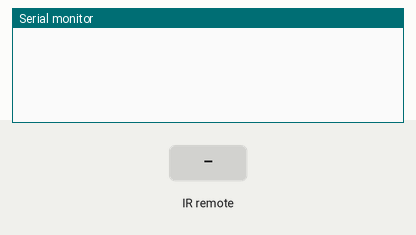
A sketch run on a simulated Arduino Uno, built with avr-gcc and run on an emulated ATmega328P. On the bench: the last lines printed to the serial monitor. Inputs (shaded band) come from the test bench.

Above: at 1.2 s.
1.3 s: infrared code 0xCA31DA45 received
At 1.7 s:
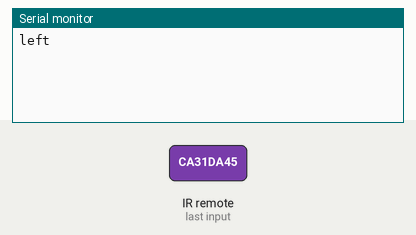
2.8 s: infrared code 0x17112D07 received
At 4.0 s:
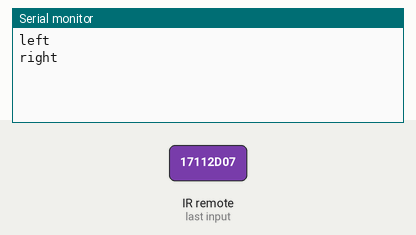

Measured:
- after the input at 1.3 s, the serial monitor: prints a new line at once (image 1)
- after the input at 2.8 s, the serial monitor: prints a new line at once (image 2)

The sketch:

part2.ino
```cpp
#include <IRremote.h>

int RECV_PIN = 8;
IRrecv irrecv(RECV_PIN);
decode_results results;


void setup()
{
  Serial.begin(9600);
  irrecv.enableIRIn(); // Start the receiver
}

void loop() {
  int val = 0;
  if (irrecv.decode(&results)) {
    switch(results.value)
    {
      case 0xCA31DA45:
          Serial.println("left");
          break;
       case 0x17112D07:
       Serial.println("right");
          break;
       default:
          Serial.println(results.value, HEX);
          break;
    }
    irrecv.resume(); // Receive the next value
  }
}
```
